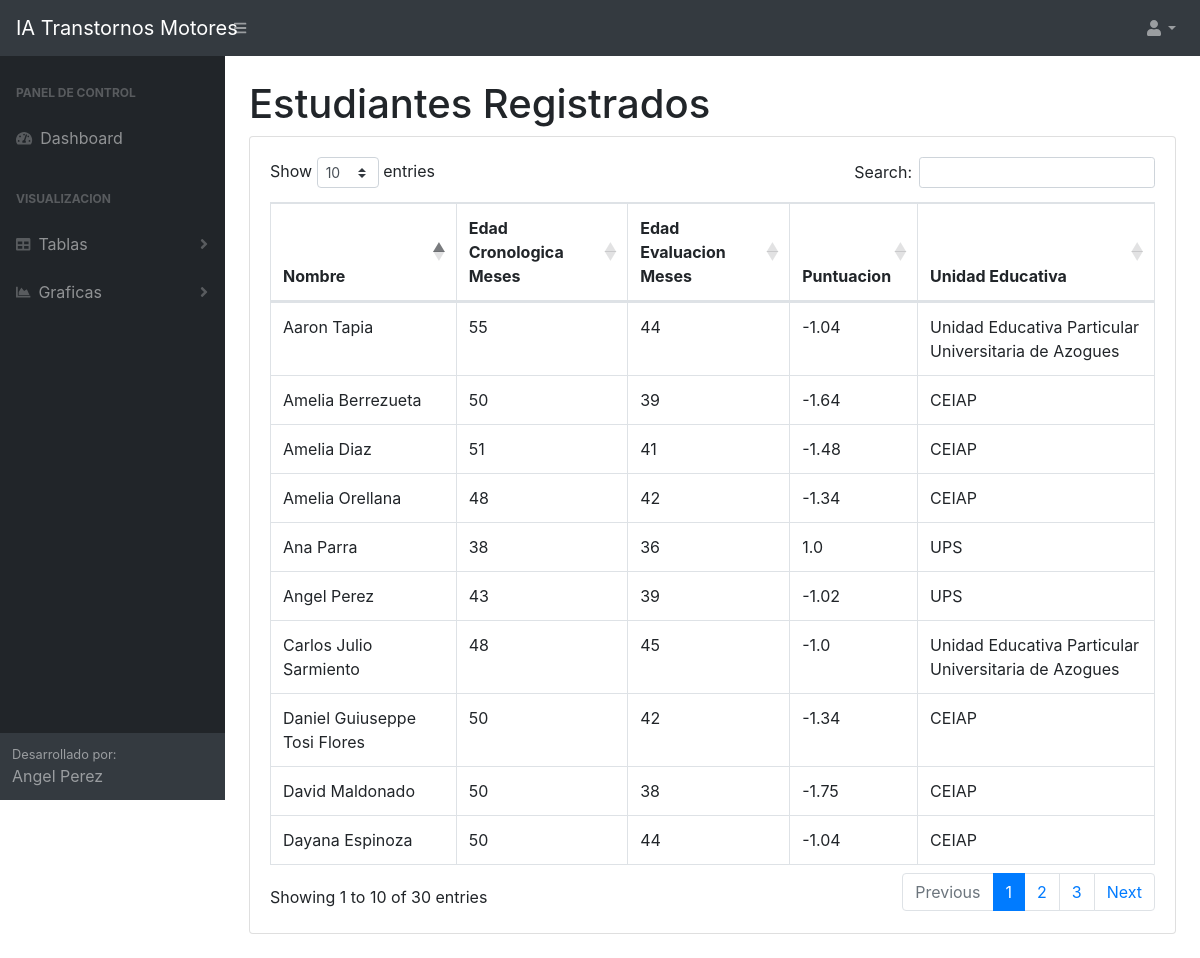
Page /dashboard/estudiantes/ (signed in) on the committed database.
### estudiante/models.py (models this page shows, shortened)
class Estudiante(models.Model):
    id      = models.AutoField(primary_key=True)
    nombre  = models.CharField(max_length=100, verbose_name="Nombre")
    edad_cron_mes = models.PositiveIntegerField(verbose_name="Edad Cronologica Meses")
    edad_eval_mes = models.PositiveIntegerField(verbose_name="Edad Evaluacion Meses")
    puntuacion    = models.FloatField(verbose_name="Total area Motora ")
    puntuacionMF  = models.FloatField(default=0, verbose_name="Puntuacion tipica motricidad fina ")
    puntuacionMP  = models.FloatField(default=0, verbose_name="Puntuacion tipica motricidad perceptiva")
    MASCULINO = 'Masculino'
    FEMENINO  = 'Femenino'
    SEXO_Option = [
        (MASCULINO, 'Masculino'),
        (FEMENINO, 'Femenino'),
    ]
    sexo = models.CharField(max_length=10, choices=SEXO_Option, default=MASCULINO, verbose_name="Sexo")
    DIESTRO = 'Diestro'
    ZURDO  = 'Zurdo'
    LATERALIDAD_Option = [
        (DIESTRO, 'Diestro'),
        (ZURDO, 'Zurdo'),
    ]
    lateralidad = models.CharField(max_length=10, choices=LATERALIDAD_Option, default=DIESTRO, verbose_name="Lateralidad")
    unidad_edu  = models.CharField(max_length=100, verbose_name="Unidad Educativa")
    nivel   = models.CharField(max_length=100, verbose_name="Nivel")
    ciudad  = models.CharField(max_length=100, verbose_name="Ciudad")
    class Meta:
        verbose_name = "estudiante"
        verbose_name_plural = "estudiantes"
        ordering = ['id']

### dashboard/views.py (the view)
# urls.py: path('estudiantes/',EstuTableView.as_view(), name='estudiantes'),
class EstuTableView(TemplateView):
    template_name = 'dashboard/estudiantes.html'
    def get_context_data(self, **kwargs):
        if self.request.user.is_authenticated:
            context = super().get_context_data(**kwargs)
            context["qs"]=Estudiante.objects.all()
            return context

### dashboard/templates/dashboard/estudiantes.html
{% extends "dashboard/base.html" %}
{% load static %}
{% block content %}
            <div id="layoutSidenav_content">
                <main>
                    <div class="container-fluid">
                        <h1 class="mt-4">Estudiantes Registrados</h1>
                        <div class="card mb-4">
                            <div class="card-body">
                                <div class="table-responsive">
                                    <table class="table table-bordered" id="dataTable" width="100%" cellspacing="0">
                                        <thead>
                                            <tr>
                                                <th>Nombre</th>
                                                <th>Edad Cronologica Meses</th>
                                                <th>Edad Evaluacion Meses</th>
                                                <th>Puntuacion</th>
                                                <th>Unidad Educativa</th>
                                            </tr>
                                        </thead>
                                        <tbody>
                                        {% for item in qs %}
                                            <tr>
                                                <td>{{ item.nombre }}</td>
                                                <td>{{ item.edad_cron_mes }}</td>
                                                <td>{{ item.edad_eval_mes }}</td>
                                                <td>{{ item.puntuacion }}</td>
                                                <td>{{ item.unidad_edu }}</td>
                                            </tr>
                                            {% endfor %}
                                        </tbody>
                                    </table>
                                </div>
                            </div>
                        </div>
                    </div>
                </main>
            </div>
{% endblock %}

### dashboard/templates/dashboard/base.html (shortened to what this page needs)
<!DOCTYPE html>
<html lang="es">
    <head>
        {% load static %}
        <link href="{% static 'dashboard/css/styles.css' %}" rel="stylesheet" />
        <link href="https://cdn.datatables.net/1.10.20/css/dataTables.bootstrap4.min.css" rel="stylesheet" />
    </head>
    <body class="sb-nav-fixed">
        <nav class="sb-topnav navbar navbar-expand navbar-dark bg-dark">
            <a class="navbar-brand" href="{% url 'dashboard' %}">IA Transtornos Motores</a><button class="btn btn-link btn-sm order-1 order-lg-0" id="sidebarToggle" href="{% url 'dashboard' %}"><i class="fas fa-bars"></i></button
            >
            <ul class="navbar-nav ml-auto ml-md-0">
                {% if user.is_authenticated %}
                    <li class="nav-item dropdown">
                        <a class="nav-link dropdown-toggle" id="userDropdown" href="#" role="button" data-toggle="dropdown" aria-haspopup="true" aria-expanded="false"><i class="fas fa-user fa-fw"></i></a>
                </li>
                {% else %}
                    <a style="color: white;" href="{% url 'login' %}">Por favor inicie sesión aquí para ver la información</a>
                {% endif %}
            </ul>
        </nav>
        <div id="layoutSidenav">
            <div id="layoutSidenav_nav">
                <nav class="sb-sidenav accordion sb-sidenav-dark" id="sidenavAccordion">
                    <div class="sb-sidenav-menu">
                        <div class="nav">
                            <div class="sb-sidenav-menu-heading">Panel de Control</div>
                            <a class="nav-link" href="{% url 'dashboard' %}"
                                ><div class="sb-nav-link-icon"><i class="fas fa-tachometer-alt"></i></div>
                                Dashboard
                            </a>
                            <div class="sb-sidenav-menu-heading">
                                Visualizacion
                            </div>
                            <a class="nav-link collapsed" href="#" data-toggle="collapse" data-target="#collapseLayouts" aria-expanded="false" aria-controls="collapseLayouts">
                                <div class="sb-nav-link-icon">
                                    <i class="fas fa-table"></i>
                                </div>
                                Tablas
                                <div class="sb-sidenav-collapse-arrow">
                                    <i class="fas fa-angle-down">
                                    </i>
                                </div>
                            </a>
                            <a class="nav-link collapsed" href="#" data-toggle="collapse" data-target="#collapsePages" aria-expanded="false" aria-controls="collapsePages"
                                ><div class="sb-nav-link-icon">
                                    <i class="fas fa-chart-area"></i>
                                </div>
                                Graficas
                                <div class="sb-sidenav-collapse-arrow">
                                    <i class="fas fa-angle-down"></i>
                                </div
                            ></a>
                        </div>
                    </div>
                    <div class="sb-sidenav-footer">
                        <div class="small">Desarrollado por:</div>
                        Angel Perez
                    </div>
                </nav>
            </div>
            {% block content%}{% endblock %}
        </div>
    </body>
</html>

### rows in the picture
Estudiante: nombre "Daniel Guiuseppe Tosi Flores", edad_cron_mes "50", edad_eval_mes "42", puntuacion "-1.34", unidad_edu "CEIAP"
Estudiante: nombre "Amelia Berrezueta", edad_cron_mes "50", edad_eval_mes "39", puntuacion "-1.64", unidad_edu "CEIAP"
Estudiante: nombre "Amelia Diaz", edad_cron_mes "51", edad_eval_mes "41", puntuacion "-1.48", unidad_edu "CEIAP"
Estudiante: nombre "David Maldonado", edad_cron_mes "50", edad_eval_mes "38", puntuacion "-1.75", unidad_edu "CEIAP"
Estudiante: nombre "Dayana Espinoza", edad_cron_mes "50", edad_eval_mes "44", puntuacion "-1.04", unidad_edu "CEIAP"
Estudiante: nombre "Amelia Orellana", edad_cron_mes "48", edad_eval_mes "42", puntuacion "-1.34", unidad_edu "CEIAP"
Estudiante: nombre "Carlos Julio Sarmiento", edad_cron_mes "48", edad_eval_mes "45", puntuacion "-1.0", unidad_edu "Unidad Educativa Particular Universitaria de Azogues"
Estudiante: nombre "Aaron Tapia", edad_cron_mes "55", edad_eval_mes "44", puntuacion "-1.04", unidad_edu "Unidad Educativa Particular Universitaria de Azogues"
Estudiante: nombre "Angel Perez", edad_cron_mes "43", edad_eval_mes "39", puntuacion "-1.02", unidad_edu "UPS"
Estudiante: nombre "Ana Parra", edad_cron_mes "38", edad_eval_mes "36", puntuacion "1.0", unidad_edu "UPS"
